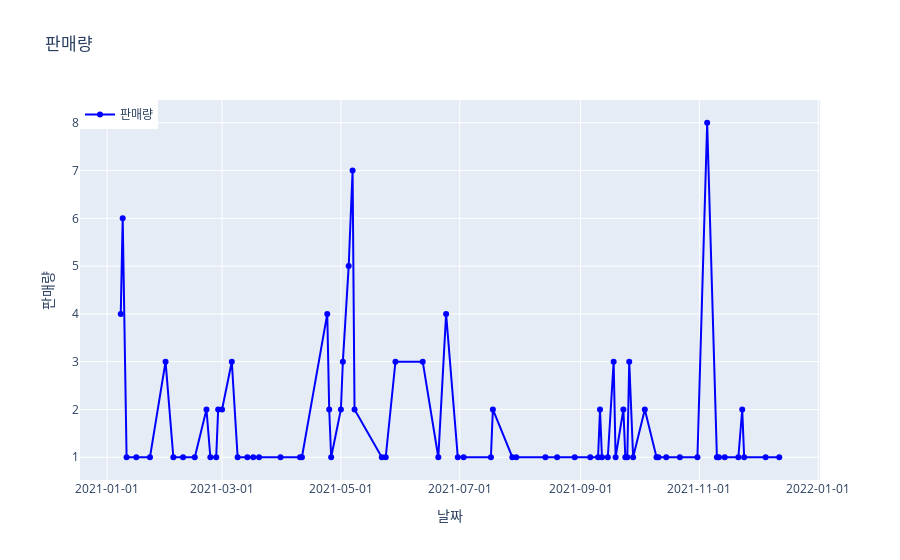

The cell this chart's notebook holds for it:
### Markdown cell above
#### plotly

### Code cell
import plotly.graph_objs as go

# 교육완구 카테고리의 데이터 추출
edu_toys_data = df_new[df_new['분류'] == '안마의자']

# 날짜(de_dt)를 기준으로 그룹화하여 일별 판매량 계산
daily_sales = edu_toys_data.groupby('de_dt')['buy_ct'].sum()

# plotly를 사용하여 그래프 생성
fig = go.Figure()

# 선 그래프 추가
fig.add_trace(go.Scatter(x=daily_sales.index, y=daily_sales.values, mode='lines+markers', name='판매량', marker=dict(color='blue')))

# 레이아웃 설정
fig.update_layout(title='판매량', xaxis_title='날짜',
                  yaxis_title='판매량', xaxis_tickformat='%Y-%m-%d',
                  showlegend=True, legend=dict(x=0, y=1.0))

# 그래프 표시
fig.show()

### Figure 1 — Plotly figure (JSON) as saved in the notebook; plotly's stock layout.template omitted (floating-point values rounded to 4 significant figures)
{"data": [{"marker": {"color": "blue"}, "mode": "lines+markers", "name": "판매량", "type": "scatter", "x": ["2021-01-08T00:00:00", "2021-01-09T00:00:00", "2021-01-11T00:00:00", "2021-01-16T00:00:00", "2021-01-23T00:00:00", "2021-01-31T00:00:00", "2021-02-04T00:00:00", "2021-02-09T00:00:00", "2021-02-15T00:00:00", "2021-02-21T00:00:00", "2021-02-23T00:00:00", "2021-02-26T00:00:00", "2021-02-27T00:00:00", "2021-03-01T00:00:00", "2021-03-06T00:00:00", "2021-03-09T00:00:00", "2021-03-14T00:00:00", "2021-03-17T00:00:00", "2021-03-20T00:00:00", "2021-03-31T00:00:00", "2021-04-10T00:00:00", "2021-04-11T00:00:00", "2021-04-24T00:00:00", "2021-04-25T00:00:00", "2021-04-26T00:00:00", "2021-05-01T00:00:00", "2021-05-02T00:00:00", "2021-05-05T00:00:00", "2021-05-07T00:00:00", "2021-05-08T00:00:00", "2021-05-22T00:00:00", "2021-05-24T00:00:00", "2021-05-29T00:00:00", "2021-06-12T00:00:00", "2021-06-20T00:00:00", "2021-06-24T00:00:00", "2021-06-30T00:00:00", "2021-07-03T00:00:00", "2021-07-17T00:00:00", "2021-07-18T00:00:00", "2021-07-28T00:00:00", "2021-07-30T00:00:00", "2021-08-14T00:00:00", "2021-08-20T00:00:00", "2021-08-29T00:00:00", "2021-09-06T00:00:00", "2021-09-10T00:00:00", "2021-09-11T00:00:00", "2021-09-12T00:00:00", "2021-09-15T00:00:00", "2021-09-18T00:00:00", "2021-09-19T00:00:00", "2021-09-23T00:00:00", "2021-09-24T00:00:00", "2021-09-25T00:00:00", "2021-09-26T00:00:00", "2021-09-28T00:00:00", "2021-10-04T00:00:00", "2021-10-10T00:00:00", "2021-10-11T00:00:00", "2021-10-15T00:00:00", "2021-10-22T00:00:00", "2021-10-31T00:00:00", "2021-11-05T00:00:00", "2021-11-10T00:00:00", "2021-11-11T00:00:00", "2021-11-14T00:00:00", "2021-11-21T00:00:00", "2021-11-23T00:00:00", "2021-11-24T00:00:00", "2021-12-05T00:00:00", "2021-12-12T00:00:00"], "y": [4, 6, 1, 1, 1, 3, 1, 1, 1, 2, 1, 1, 2, 2, 3, 1, 1, 1, 1, 1, 1, 1, 4, 2, 1, 2, 3, 5, 7, 2, 1, 1, 3, 3, 1, 4, 1, 1, 1, 2, 1, 1, 1, 1, 1, 1, 1, 2, 1, 1, 3, 1, 2, 1, 1, 3, 1, 2, 1, 1, 1, 1, 1, 8, 1, 1, 1, 1, 2, 1, 1, 1]}], "layout": {"legend": {"x": 0, "y": 1}, "showlegend": true, "title": {"text": "판매량"}, "xaxis": {"tickformat": "%Y-%m-%d", "title": {"text": "날짜"}}, "yaxis": {"title": {"text": "판매량"}}}}
